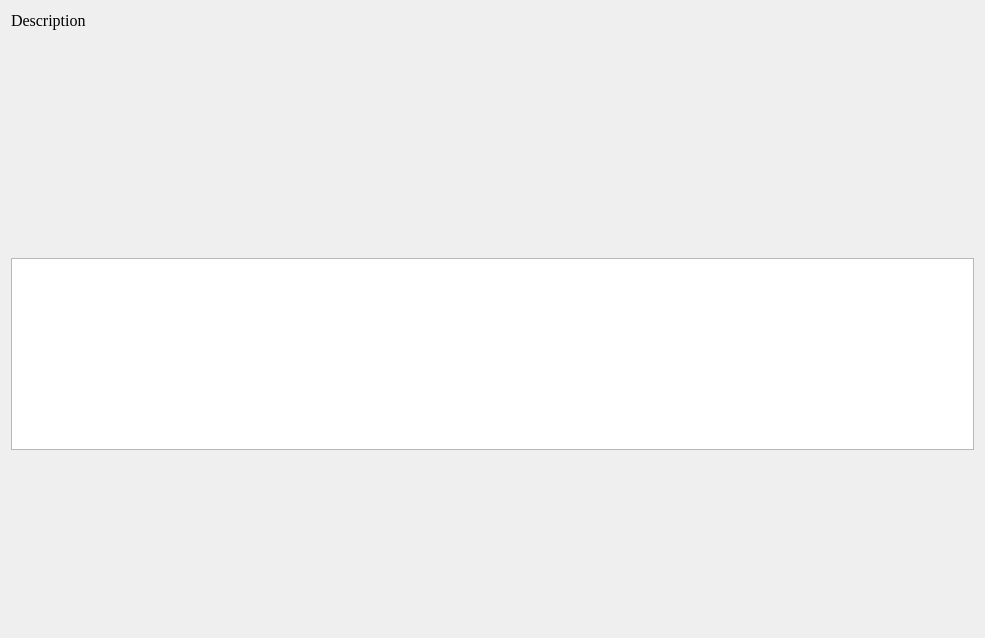
<?xml version="1.0" encoding="UTF-8"?>
<ui version="4.0">
 <class>PromptForm</class>
 <widget class="QWidget" name="PromptForm">
  <property name="geometry">
   <rect>
    <x>0</x>
    <y>0</y>
    <width>985</width>
    <height>638</height>
   </rect>
  </property>
  <property name="windowTitle">
   <string>Form</string>
  </property>
  <property name="styleSheet">
   <string notr="true">font-size: 12pt;
font-family: Georgia, Times, Times New Roman;</string>
  </property>
  <layout class="QVBoxLayout" name="verticalLayout">
   <item>
    <widget class="QLabel" name="description">
     <property name="text">
      <string>Description</string>
     </property>
     <property name="wordWrap">
      <bool>true</bool>
     </property>
    </widget>
   </item>
   <item>
    <layout class="QGridLayout" name="gridLayout">
     <item row="2" column="0">
      <widget class="ShortcutTextEdit" name="inputEdit">
       <property name="sizePolicy">
        <sizepolicy hsizetype="Expanding" vsizetype="Minimum">
         <horstretch>0</horstretch>
         <verstretch>0</verstretch>
        </sizepolicy>
       </property>
       <property name="font">
        <font>
         <family>Georgia,Times,Times New Roman</family>
         <pointsize>12</pointsize>
        </font>
       </property>
      </widget>
     </item>
     <item row="1" column="0">
      <widget class="QLabel" name="feedbackLabel">
       <property name="text">
        <string/>
       </property>
      </widget>
     </item>
     <item row="0" column="0">
      <widget class="QTextEdit" name="targetEdit">
       <property name="sizePolicy">
        <sizepolicy hsizetype="Expanding" vsizetype="Minimum">
         <horstretch>0</horstretch>
         <verstretch>0</verstretch>
        </sizepolicy>
       </property>
       <property name="font">
        <font>
         <family>Georgia,Times,Times New Roman</family>
         <pointsize>12</pointsize>
        </font>
       </property>
       <property name="styleSheet">
        <string notr="true">background-color: transparent;</string>
       </property>
       <property name="frameShape">
        <enum>QFrame::NoFrame</enum>
       </property>
       <property name="frameShadow">
        <enum>QFrame::Plain</enum>
       </property>
       <property name="lineWidth">
        <number>0</number>
       </property>
       <property name="readOnly">
        <bool>true</bool>
       </property>
      </widget>
     </item>
    </layout>
   </item>
   <item>
    <spacer name="verticalSpacer">
     <property name="orientation">
      <enum>Qt::Vertical</enum>
     </property>
     <property name="sizeHint" stdset="0">
      <size>
       <width>20</width>
       <height>40</height>
      </size>
     </property>
    </spacer>
   </item>
  </layout>
 </widget>
 <customwidgets>
  <customwidget>
   <class>ShortcutTextEdit</class>
   <extends>QTextEdit</extends>
   <header>shortcuttextedit.h</header>
  </customwidget>
 </customwidgets>
 <tabstops>
  <tabstop>inputEdit</tabstop>
  <tabstop>targetEdit</tabstop>
 </tabstops>
 <resources/>
 <connections/>
</ui>
